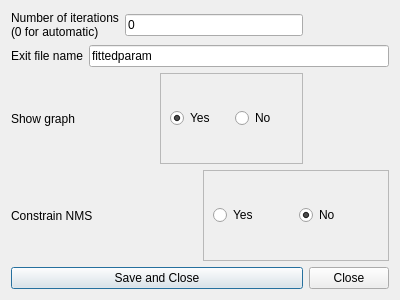
<?xml version="1.0" encoding="UTF-8"?>
<ui version="4.0">
 <class>Dialog</class>
 <widget class="QDialog" name="Dialog">
  <property name="geometry">
   <rect>
    <x>0</x>
    <y>0</y>
    <width>400</width>
    <height>300</height>
   </rect>
  </property>
  <property name="windowTitle">
   <string>Dialog</string>
  </property>
  <layout class="QGridLayout" name="gridLayout_3">
   <item row="0" column="0">
    <layout class="QHBoxLayout" name="horizontalLayout">
     <item>
      <widget class="QLabel" name="label">
       <property name="text">
        <string>Number of iterations
(0 for automatic)</string>
       </property>
      </widget>
     </item>
     <item>
      <widget class="QLineEdit" name="iterations">
       <property name="text">
        <string>0</string>
       </property>
      </widget>
     </item>
    </layout>
   </item>
   <item row="1" column="0" colspan="2">
    <layout class="QHBoxLayout" name="horizontalLayout_2">
     <item>
      <widget class="QLabel" name="label_2">
       <property name="text">
        <string>Exit file name</string>
       </property>
      </widget>
     </item>
     <item>
      <widget class="QLineEdit" name="exit">
       <property name="text">
        <string>fittedparam</string>
       </property>
      </widget>
     </item>
    </layout>
   </item>
   <item row="2" column="0">
    <layout class="QHBoxLayout" name="horizontalLayout_3">
     <item>
      <widget class="QLabel" name="label_3">
       <property name="text">
        <string>Show graph</string>
       </property>
      </widget>
     </item>
     <item>
      <widget class="QFrame" name="frame">
       <property name="frameShape">
        <enum>QFrame::StyledPanel</enum>
       </property>
       <property name="frameShadow">
        <enum>QFrame::Raised</enum>
       </property>
       <layout class="QGridLayout" name="gridLayout">
        <item row="0" column="0">
         <widget class="QRadioButton" name="plot_yes">
          <property name="text">
           <string>Yes</string>
          </property>
          <property name="checked">
           <bool>true</bool>
          </property>
         </widget>
        </item>
        <item row="0" column="1">
         <widget class="QRadioButton" name="plot_no">
          <property name="text">
           <string>No</string>
          </property>
         </widget>
        </item>
       </layout>
      </widget>
     </item>
    </layout>
   </item>
   <item row="3" column="0" colspan="2">
    <layout class="QHBoxLayout" name="horizontalLayout_4">
     <item>
      <widget class="QLabel" name="label_4">
       <property name="text">
        <string>Constrain NMS</string>
       </property>
      </widget>
     </item>
     <item>
      <widget class="QFrame" name="frame_2">
       <property name="frameShape">
        <enum>QFrame::StyledPanel</enum>
       </property>
       <property name="frameShadow">
        <enum>QFrame::Raised</enum>
       </property>
       <layout class="QGridLayout" name="gridLayout_2">
        <item row="0" column="0">
         <widget class="QRadioButton" name="constrain_yes">
          <property name="text">
           <string>Yes</string>
          </property>
         </widget>
        </item>
        <item row="0" column="1">
         <widget class="QRadioButton" name="constrain_no">
          <property name="text">
           <string>No</string>
          </property>
          <property name="checked">
           <bool>true</bool>
          </property>
         </widget>
        </item>
       </layout>
      </widget>
     </item>
    </layout>
   </item>
   <item row="4" column="0">
    <widget class="QPushButton" name="save_close">
     <property name="text">
      <string>Save and Close</string>
     </property>
    </widget>
   </item>
   <item row="4" column="1">
    <widget class="QPushButton" name="close_dialog">
     <property name="text">
      <string>Close</string>
     </property>
    </widget>
   </item>
  </layout>
 </widget>
 <resources/>
 <connections/>
</ui>
